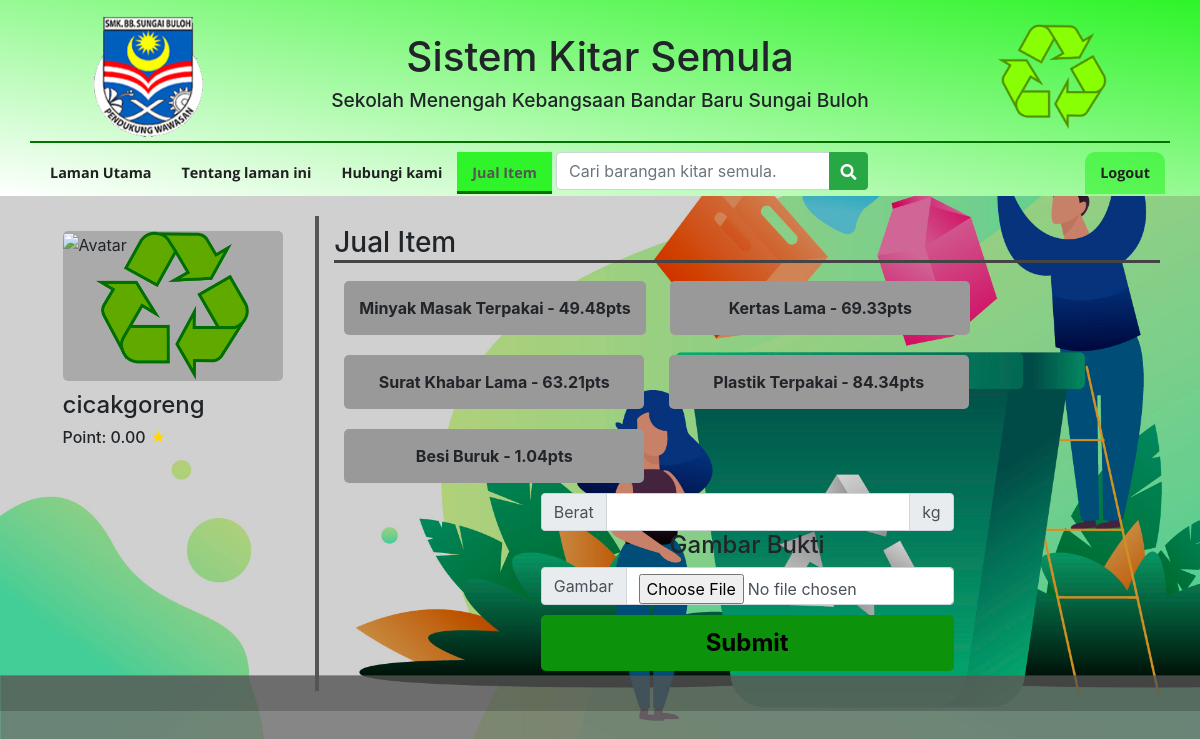
The page /jual/index.php (signed in) on the database as committed earlier.
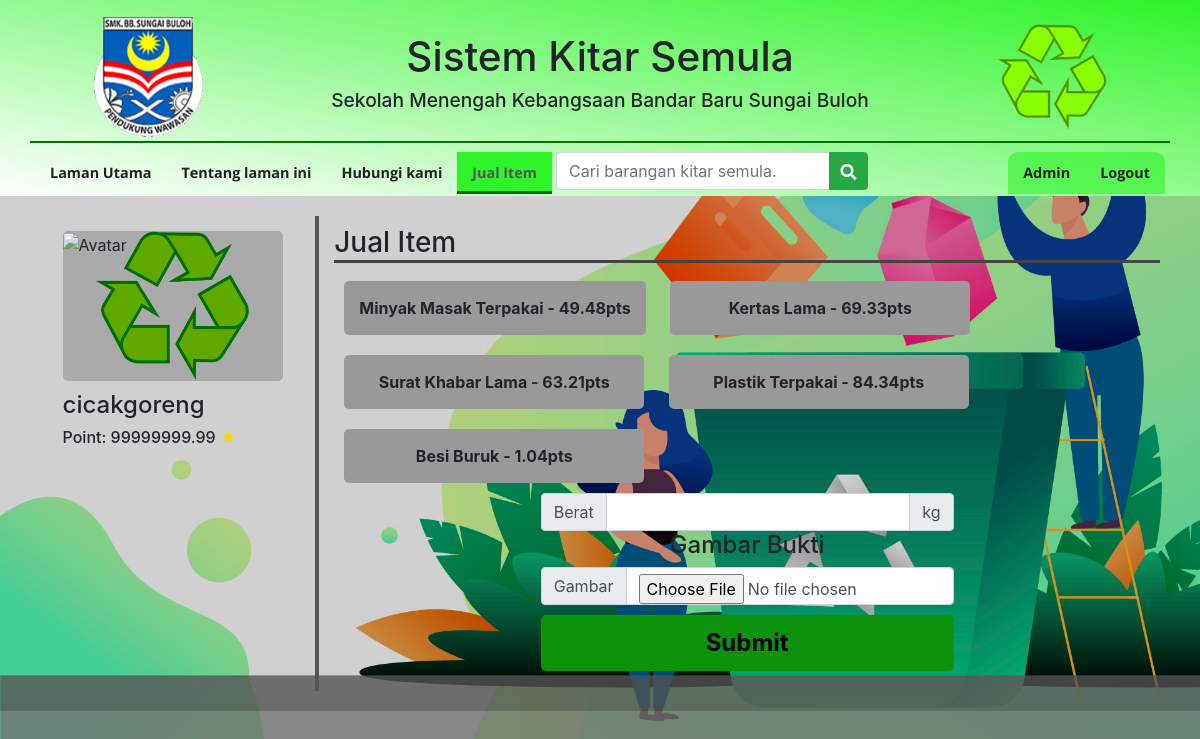
The same page on the database as committed later.
### tables this page shows
CREATE TABLE IF NOT EXISTS `pengguna` (
  `id` int(20) NOT NULL AUTO_INCREMENT,
  `nokp` varchar(20) NOT NULL,
  `status` enum('admin','pengguna') NOT NULL DEFAULT 'pengguna',
  `nama` varchar(255) NOT NULL,
  `katalaluan` varchar(255) NOT NULL,
  `email` varchar(255) NOT NULL,
  `avatar` text DEFAULT NULL,
  `point` double(10,2) DEFAULT 0.00,
  PRIMARY KEY (`id`,`nokp`)
);

### assets/php/base.php (called while the page is built, shortened)
<?php
include("connection.php");
function getUser($userId) {
    global $condb;
    $sql = "SELECT * FROM pengguna WHERE id = '$userId'";
    $run_sql = mysqli_query($condb, $sql);
    return $run_sql->fetch_assoc();
}
?>

### jual/index.php (the view, shortened to what the changed rows need)
<?php
include("../assets/php/connection.php");
include("../assets/php/base.php");
?>
<!DOCTYPE html>
<html>
<head>
    <link rel="stylesheet" href="assets/css/bootstrap.min.css">
    <link rel="stylesheet" href="assets/css/style.css">
    <link rel="stylesheet" href="https://use.fontawesome.com/releases/v5.7.1/css/all.css">
</head>
<body>
    <?php
    include("../assets/template/navbar.template.php");
    ?>
    <main>
        <div class="jual container">
            <div class="profile-section">
                <div class="bio">
                    <div class="point-container">
                        <h6>
                            <div class="point d-inline">
                                <span><?=getUser((int)$_SESSION["id"])["point"]?></span>
                            </div>
                        </h6>
                    </div>
                </div>
            </div>
        </div>
    </main>
    <link rel="stylesheet" href="jual/jual.min.css">
</body>
</html>

### assets/template/navbar.template.php (shortened to what the changed rows need)
<?php
function checkActive($id)
{
    global $active;
    if (in_array($id, $active)) {
        return true;
    }
    return false;
}
function setActive($id)
{
    if (checkActive($id)) {
        return 'active';
    } else {
        return NULL;
    }
}
?>
<nav class="header">
    <div class="container">
        <div class="heading">
            <div class="title">
                <h1 class="main-title">Sistem Kitar Semula</h1>
            </div>
        </div>
        <div class="navbar navbar-expand-md w-100 navigasi">
            <div class="navbar-collapse collapse" id="navbarCollapse">
                <div class="navbar-nav ml-auto auth">
                    <?php
                    if (!isset($_SESSION["nama"])) {
                    ?>
                    <li class="nav-item">
                        <a href="daftar" class="nav-link anim-container <?= setActive('daftar') ?>">
                            Daftar
                            <div class="anim-line"></div>
                        </a>
                    </li>
                    <li class="nav-item">
                        <a href="login" class="nav-link anim-container <?= setActive('login') ?>">
                            Login
                            <div class="anim-line"></div>
                        </a>
                    </li>
                    <?php
                    } else {
                        if ($_SESSION["admin"]) {
                        ?>
                    <li class="nav-item">
                        <a href="admin/" class="nav-link anim-container">
                            Admin
                        </a>
                    </li>
                    <?php
                        }
                        ?>
                    <?php
                    }
                    ?>
                </div>
            </div>
        </div>
    </div>
</nav>

Rows that differ between the two databases and show on the page:
changed pengguna: point "0.00" → "99999999.99"
Other text that changed with them:
text now shown: "Admin"
